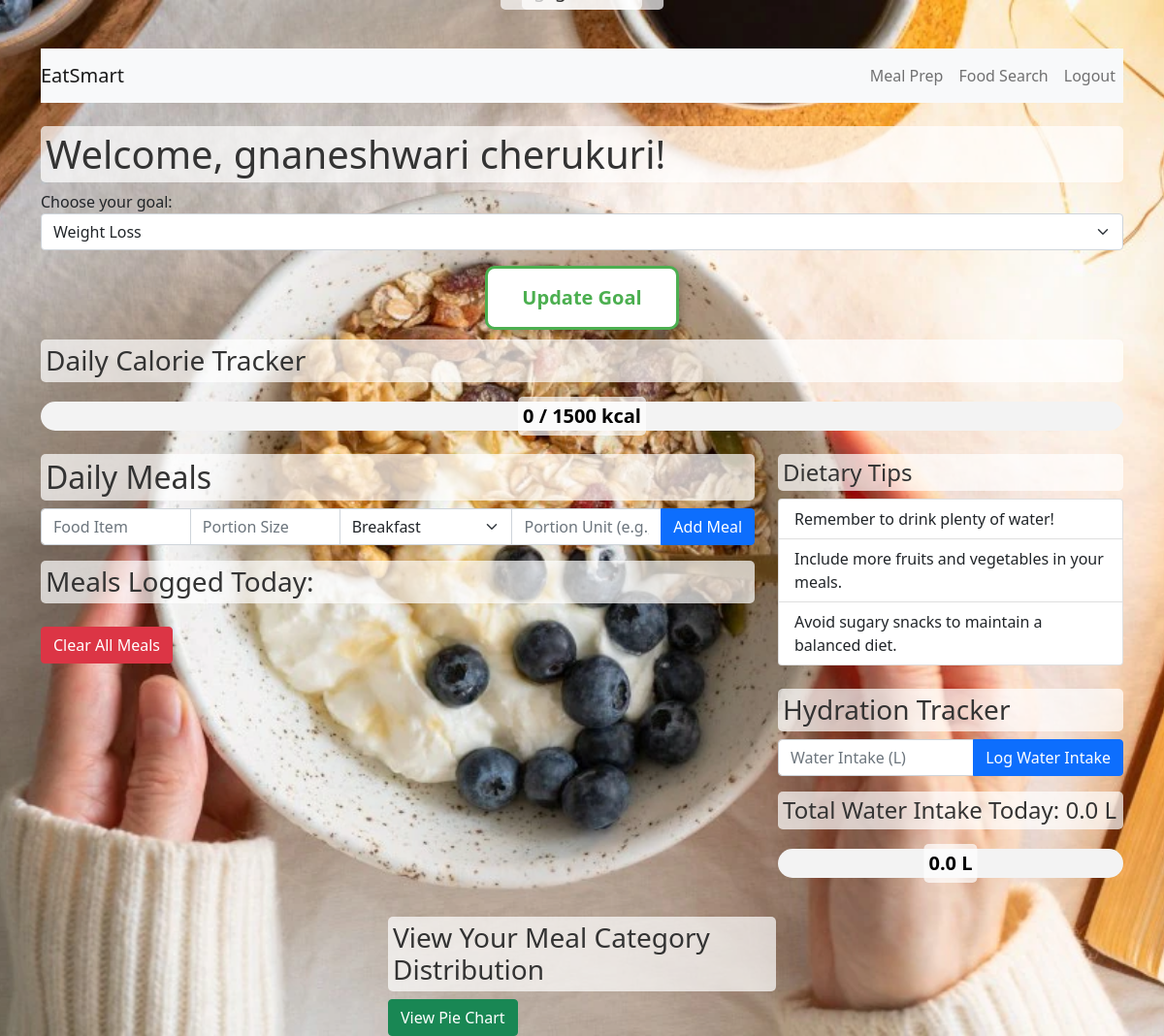
Page /dashboard (signed in) on the earlier database version.
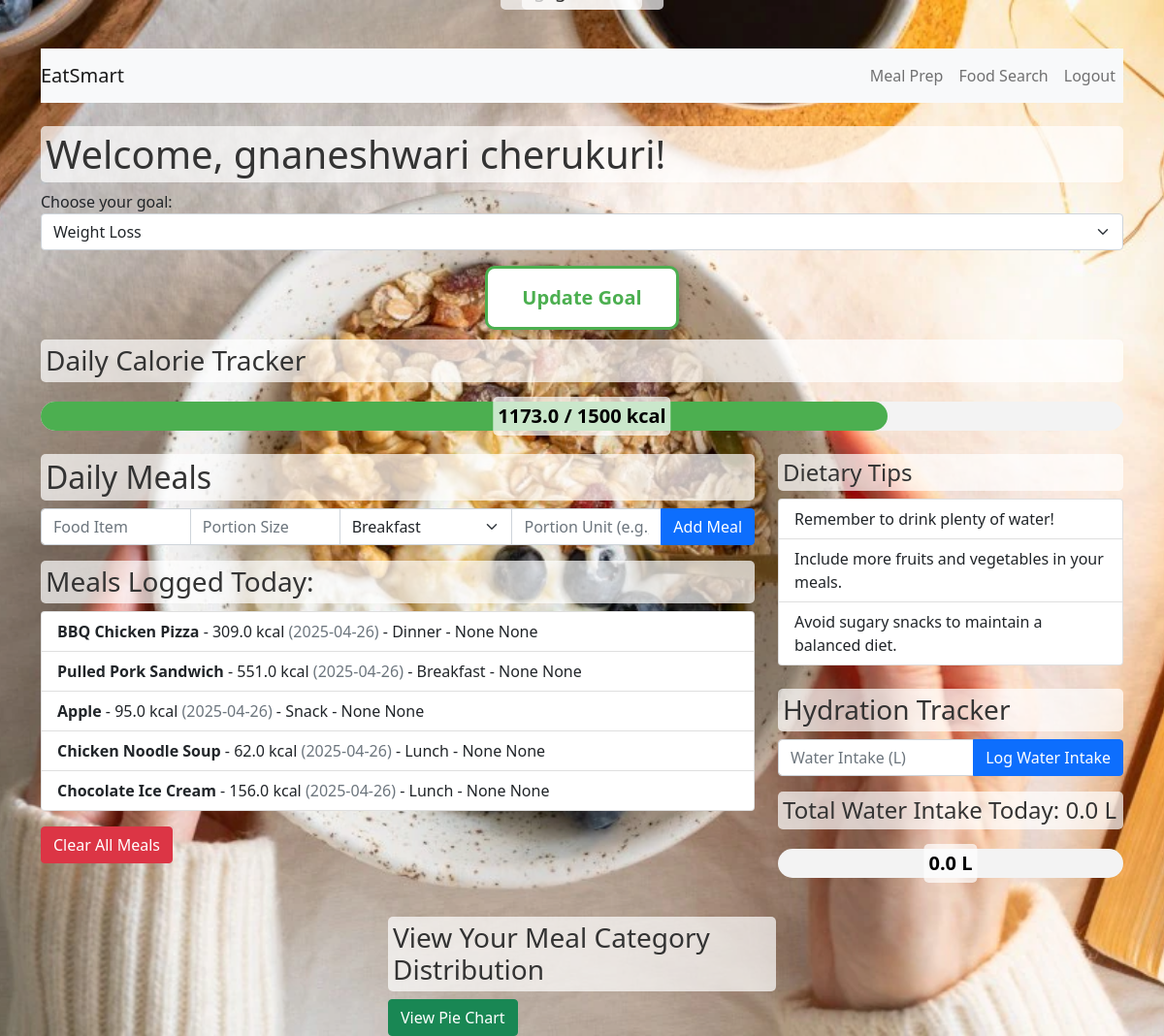
Same page on the later database version.
### app.py (models this page shows)
class User(db.Model):
    id = db.Column(db.Integer, primary_key=True)
    username = db.Column(db.String(50), unique=True, nullable=False)
    email = db.Column(db.String(100), unique=True, nullable=False)
    password = db.Column(db.String(100), nullable=False)
    goal = db.Column(db.String(50), default=None)
    allergies = db.Column(db.String(200), nullable=True)
    dietary_restrictions = db.Column(db.String(200), nullable=True)

class Meal(db.Model):
    id = db.Column(db.Integer, primary_key=True)
    user_id = db.Column(db.Integer, db.ForeignKey('user.id'), nullable=False)
    food_item = db.Column(db.String(100), nullable=False)
    calories = db.Column(db.Float, nullable=False)
    date = db.Column(db.Date, nullable=False)
    category = db.Column(db.String(50), nullable=False)
    portion_size = db.Column(db.Float, nullable=True)
    portion_unit = db.Column(db.String(20), nullable=True)

### app.py (the view, shortened to what this page needs)
@app.route("/dashboard", methods=["GET", "POST"])
def dashboard():
    if "user_id" not in session:
        flash("You must be logged in to access the dashboard.", "warning")
        return redirect(url_for("login"))
    user_id = session["user_id"]
    user = User.query.get(user_id)
    meals = Meal.query.filter_by(user_id=user_id).order_by(Meal.date.desc()).all()
    total_calories = sum(meal.calories for meal in meals)
    predicted_calories = predict_calories_trend(user_id)
    recommended_calories = 2000
    hydration_logs = Hydration.query.filter_by(user_id=user_id, date=datetime.date.today()).all()
    total_water_intake = sum(log.water_intake for log in hydration_logs) if hydration_logs else 0.0
    goal = user.goal
    if goal is None:
        recommended_calories = 2000
    elif goal == "Weight Loss":
        recommended_calories = 1500
    elif goal == "Weight Gain":
        recommended_calories = 2500
    else:
        recommended_calories = 2000
    if total_calories > recommended_calories:
        flash("You have exceeded your calorie goal for the day!", "danger")
    return render_template("dashboard.html", user=user, meals=meals, total_calories=total_calories, recommended_calories=recommended_calories, predicted_calories=predicted_calories, total_water_intake=total_water_intake, hydration_logs=hydration_logs)

### app.py (called while the page is built, shortened)
def predict_calories_trend(user_id):
    meals = Meal.query.filter_by(user_id=user_id).order_by(Meal.date).all()
    meal_data = pd.DataFrame([(meal.date, meal.calories) for meal in meals], columns=['date', 'calories'])
    if len(meal_data) < 7:  # At least one week of data required for a trend
        return None

### templates/dashboard.html (shortened to what this page needs)
<!DOCTYPE html>
<html lang="en">
<head>
    <link rel="stylesheet" href="https://cdnjs.cloudflare.com/ajax/libs/bootstrap/5.1.3/css/bootstrap.min.css">
</head>
<body>
    <div class="container">
        <nav class="navbar navbar-expand-lg navbar-light bg-light">
            <a class="navbar-brand" href="#">EatSmart</a>
            <div class="collapse navbar-collapse" id="navbarNav">
                <ul class="navbar-nav ms-auto">
                    <li class="nav-item"><a class="nav-link" href="{{ url_for('meal_prep') }}">Meal Prep</a></li>
                    <li class="nav-item"><a class="nav-link" href="{{ url_for('food_search') }}">Food Search</a></li>
                    <li class="nav-item"><a class="nav-link" href="{{ url_for('logout') }}">Logout</a></li>
                </ul>
            </div>
        </nav>
        <h1 class="mt-4">Welcome, {{ user.username }}!</h1>
        <form method="POST">
            <label for="goal">Choose your goal:</label>
            <select name="goal" id="goal" class="form-select mb-3">
                <option value="Weight Loss" {% if user.goal == 'Weight Loss' %}selected{% endif %}>Weight Loss</option>
            </select>
            <button type="submit" name="action" value="update_goal" class="goal-button">Update Goal</button>
        </form>
        <div class="row">
            <div class="col-md-12 mb-4">
                <div class="gauge-container">
                    <h3>Daily Calorie Tracker</h3>
                    <div class="scale-container">
                        <div class="scale-fill" style="width: {{ (total_calories / recommended_calories) * 100 if recommended_calories else 0 }}%;">
                            <div class="center-text">{{ total_calories }} / {{ recommended_calories }} kcal</div>
                        </div>
                    </div>
                    <div class="scale-label">Target: {{ recommended_calories }} kcal</div>
                </div>
            </div>
            <div class="col-md-8">
                <h2>Daily Meals</h2>
                <form method="POST" action="{{ url_for('dashboard') }}">
                    <div class="input-group mb-3">
                        <input type="text" class="form-control" placeholder="Food Item" name="food_item" required>
                        <input type="number" class="form-control" placeholder="Portion Size" name="portion_size" required step="0.1">
                        <select class="form-select" name="category" required>
                            <option value="Breakfast">Breakfast</option>
                        </select>
                        <input type="text" class="form-control" placeholder="Portion Unit (e.g., grams)" name="portion_unit">
                        <button class="btn btn-primary" type="submit" name="action" value="log_meal">Add Meal</button>
                    </div>
                </form>
                <h3>Meals Logged Today:</h3>
                <ul class="list-group">
                    {% for meal in meals %}
                        <li class="list-group-item">
                            <strong>{{ meal.food_item }}</strong> - {{ meal.calories }} kcal
                            <span class="text-muted">({{ meal.date }})</span> -
                            {{ meal.category }} - {{ meal.portion_size }} {{ meal.portion_unit }}
                        </li>
                    {% endfor %}
                </ul>
                <form method="POST" action="{{ url_for('clear_meals') }}" class="mt-3">
                    <button type="submit" class="btn btn-danger" onclick="return confirm('Are you sure you want to clear all meals?')">Clear All Meals</button>
                </form>
            </div>
            <div class="col-md-4">
                <h4>Dietary Tips</h4>
                <ul class="list-group">
                    <li class="list-group-item">Remember to drink plenty of water!</li>
                    <li class="list-group-item">Include more fruits and vegetables in your meals.</li>
                    <li class="list-group-item">Avoid sugary snacks to maintain a balanced diet.</li>
                </ul>
                <div class="hydration-container mt-4">
                    <h3>Hydration Tracker</h3>
                    <form method="POST" action="{{ url_for('dashboard') }}">
                        <div class="input-group mb-3">
                            <input type="number" class="form-control" placeholder="Water Intake (L)" name="water_intake" required step="0.1">
                            <button class="btn btn-primary" type="submit" name="action" value="log_hydration">Log Water Intake</button>
                        </div>
                    </form>
                    <h4>Total Water Intake Today: {{ total_water_intake }} L</h4>
                    <div class="scale-container">
                        <div class="scale-fill {% if total_water_intake >= 2.5 %}complete{% endif %}" style="width: {{ (total_water_intake / 2.5) * 100 if total_water_intake else 0 }}%;">
                            <div class="center-text">{{ total_water_intake }} L</div>
                        </div>
                    </div>
                    <div class="scale-label">Target: 2.5 L</div>
                </div>
            </div>
        </div>
        <div class="pie-chart-container">
            <h3>View Your Meal Category Distribution</h3>
            <a href="{{ url_for('pie_chart', user_id=user.id) }}" class="btn btn-success">View Pie Chart</a>
        </div>
    </div>
</body>
</html>

Differences in the rows shown:
added Meal: food_item "BBQ Chicken Pizza", calories "309.0", date "2025-04-26", category "Dinner", portion_size "None", portion_unit "None"
added Meal: food_item "Pulled Pork Sandwich", calories "551.0", date "2025-04-26", category "Breakfast", portion_size "None", portion_unit "None"
added Meal: food_item "Apple", calories "95.0", date "2025-04-26", category "Snack", portion_size "None", portion_unit "None"
added Meal: food_item "Chicken Noodle Soup", calories "62.0", date "2025-04-26", category "Lunch", portion_size "None", portion_unit "None"
added Meal: food_item "Chocolate Ice Cream", calories "156.0", date "2025-04-26", category "Lunch", portion_size "None", portion_unit "None"
Other differences:
{{ total_calories }}: "0" → "1173.0"
